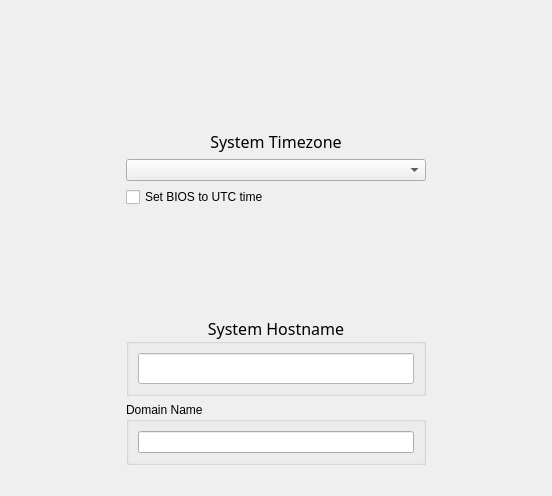
      <widget class="QWidget" name="Page_Time">
       <layout class="QGridLayout" name="gridLayout_12">
        <item row="3" column="1">
         <widget class="QCheckBox" name="checkUTC">
          <property name="toolTip">
           <string>May be used when dual-booting</string>
          </property>
          <property name="statusTip">
           <string>May be used when dual-booting</string>
          </property>
          <property name="text">
           <string>Set BIOS to UTC time</string>
          </property>
         </widget>
        </item>
        <item row="0" column="2" rowspan="6">
         <spacer name="horizontalSpacer_5">
          <property name="orientation">
           <enum>Qt::Horizontal</enum>
          </property>
          <property name="sizeType">
           <enum>QSizePolicy::Expanding</enum>
          </property>
          <property name="sizeHint" stdset="0">
           <size>
            <width>115</width>
            <height>298</height>
           </size>
          </property>
         </spacer>
        </item>
        <item row="1" column="1">
         <layout class="QHBoxLayout" name="horizontalLayout">
          <property name="spacing">
           <number>5</number>
          </property>
          <item>
           <spacer name="horizontalSpacer_6">
            <property name="orientation">
             <enum>Qt::Horizontal</enum>
            </property>
            <property name="sizeHint" stdset="0">
             <size>
              <width>40</width>
              <height>0</height>
             </size>
            </property>
           </spacer>
          </item>
          <item>
           <widget class="QLabel" name="label_7">
            <property name="sizePolicy">
             <sizepolicy hsizetype="Fixed" vsizetype="Fixed">
              <horstretch>0</horstretch>
              <verstretch>0</verstretch>
             </sizepolicy>
            </property>
            <property name="minimumSize">
             <size>
              <width>55</width>
              <height>55</height>
             </size>
            </property>
            <property name="maximumSize">
             <size>
              <width>55</width>
              <height>55</height>
             </size>
            </property>
            <property name="styleSheet">
             <string notr="true">border: transparent;
background: transparent;</string>
            </property>
            <property name="text">
             <string/>
            </property>
            <property name="pixmap">
             <pixmap resource="pc-firstboot.qrc">:/modules/images/date.png</pixmap>
            </property>
            <property name="scaledContents">
             <bool>true</bool>
            </property>
           </widget>
          </item>
          <item>
           <spacer name="horizontalSpacer_7">
            <property name="orientation">
             <enum>Qt::Horizontal</enum>
            </property>
            <property name="sizeHint" stdset="0">
             <size>
              <width>40</width>
              <height>0</height>
             </size>
            </property>
           </spacer>
          </item>
         </layout>
        </item>
        <item row="0" column="1">
         <spacer name="verticalSpacer_4">
          <property name="orientation">
           <enum>Qt::Vertical</enum>
          </property>
          <property name="sizeType">
           <enum>QSizePolicy::Expanding</enum>
          </property>
          <property name="sizeHint" stdset="0">
           <size>
            <width>20</width>
            <height>30</height>
           </size>
          </property>
         </spacer>
        </item>
        <item row="0" column="0" rowspan="6">
         <spacer name="horizontalSpacer_4">
          <property name="orientation">
           <enum>Qt::Horizontal</enum>
          </property>
          <property name="sizeType">
           <enum>QSizePolicy::Expanding</enum>
          </property>
          <property name="sizeHint" stdset="0">
           <size>
            <width>115</width>
            <height>278</height>
           </size>
          </property>
         </spacer>
        </item>
        <item row="2" column="1">
         <layout class="QGridLayout" name="gridLayout_4">
          <item row="0" column="0">
           <widget class="QLabel" name="label_4">
            <property name="font">
             <font>
              <family>Noto Sans</family>
              <pointsize>12</pointsize>
             </font>
            </property>
            <property name="mouseTracking">
             <bool>false</bool>
            </property>
            <property name="styleSheet">
             <string notr="true">background: transparent;</string>
            </property>
            <property name="text">
             <string>System Timezone</string>
            </property>
            <property name="alignment">
             <set>Qt::AlignCenter</set>
            </property>
           </widget>
          </item>
          <item row="1" column="0">
           <widget class="QComboBox" name="comboBoxTimezone">
            <property name="minimumSize">
             <size>
              <width>300</width>
              <height>0</height>
             </size>
            </property>
            <property name="statusTip">
             <string>Set the system timezone</string>
            </property>
            <property name="styleSheet">
             <string notr="true">selection-background-color: rgb(160, 160, 160);</string>
            </property>
           </widget>
          </item>
         </layout>
        </item>
        <item row="5" column="1">
         <layout class="QHBoxLayout" name="horizontalLayout_7">
          <item>
           <spacer name="horizontalSpacer_25">
            <property name="orientation">
             <enum>Qt::Horizontal</enum>
            </property>
            <property name="sizeHint" stdset="0">
             <size>
              <width>40</width>
              <height>0</height>
             </size>
            </property>
           </spacer>
          </item>
          <item>
           <widget class="QLabel" name="label_23">
            <property name="minimumSize">
             <size>
              <width>45</width>
              <height>45</height>
             </size>
            </property>
            <property name="maximumSize">
             <size>
              <width>45</width>
              <height>45</height>
             </size>
            </property>
            <property name="styleSheet">
             <string notr="true">border: transparent;
background: transparent;</string>
            </property>
            <property name="text">
             <string/>
            </property>
            <property name="textFormat">
             <enum>Qt::AutoText</enum>
            </property>
            <property name="pixmap">
             <pixmap resource="pc-firstboot.qrc">:/modules/images/network.png</pixmap>
            </property>
            <property name="scaledContents">
             <bool>true</bool>
            </property>
            <property name="alignment">
             <set>Qt::AlignCenter</set>
            </property>
           </widget>
          </item>
          <item>
           <spacer name="horizontalSpacer_26">
            <property name="orientation">
             <enum>Qt::Horizontal</enum>
            </property>
            <property name="sizeHint" stdset="0">
             <size>
              <width>40</width>
              <height>0</height>
             </size>
            </property>
           </spacer>
          </item>
         </layout>
        </item>
        <item row="8" column="1">
         <spacer name="verticalSpacer_11">
          <property name="orientation">
           <enum>Qt::Vertical</enum>
          </property>
          <property name="sizeType">
           <enum>QSizePolicy::Expanding</enum>
          </property>
          <property name="sizeHint" stdset="0">
           <size>
            <width>20</width>
            <height>20</height>
           </size>
          </property>
         </spacer>
        </item>
        <item row="4" column="1">
         <spacer name="verticalSpacer_19">
          <property name="orientation">
           <enum>Qt::Vertical</enum>
          </property>
          <property name="sizeHint" stdset="0">
           <size>
            <width>20</width>
            <height>40</height>
           </size>
          </property>
         </spacer>
        </item>
        <item row="6" column="1">
         <widget class="QGroupBox" name="groupBox">
          <property name="font">
           <font>
            <family>Noto Sans</family>
            <pointsize>12</pointsize>
           </font>
          </property>
          <property name="title">
           <string>System Hostname</string>
          </property>
          <property name="alignment">
           <set>Qt::AlignCenter</set>
          </property>
          <layout class="QGridLayout" name="gridLayout_10">
           <item row="1" column="0">
            <widget class="QLineEdit" name="lineHostname">
             <property name="styleSheet">
              <string notr="true">background-color: rgb(255, 255, 255);</string>
             </property>
            </widget>
           </item>
          </layout>
         </widget>
        </item>
        <item row="7" column="1">
         <widget class="QGroupBox" name="groupBox_3">
          <property name="title">
           <string>Domain Name</string>
          </property>
          <layout class="QGridLayout" name="gridLayout_14">
           <item row="0" column="0">
            <widget class="QLineEdit" name="lineDomainName"/>
           </item>
          </layout>
         </widget>
        </item>
       </layout>
      </widget>
